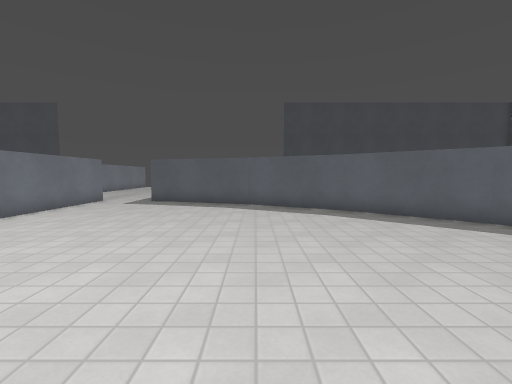
view 1 (above)

16 first-person views from a walk through a 3-D level made in the Godot game engine. The camera is 1.3 m above the floor, tilts 4° down and sees 90° across. The floor is counted in squares, 1 m on a side. Each view is taken from the middle of a square. On the plan, view 1 faces up. The plan holds only what a view shows up to about 13 squares ahead; the rest is blank. The place goes on beyond the plan. Surface patterns are stand-ins for the level's own textures.

view 2
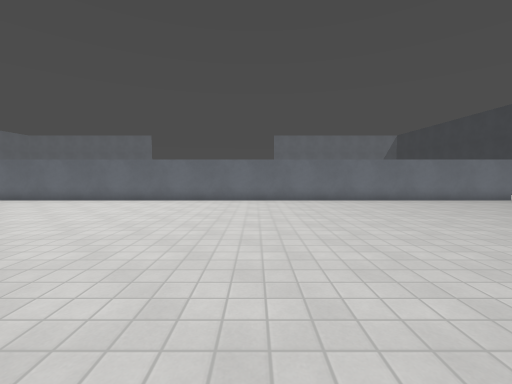

view 3
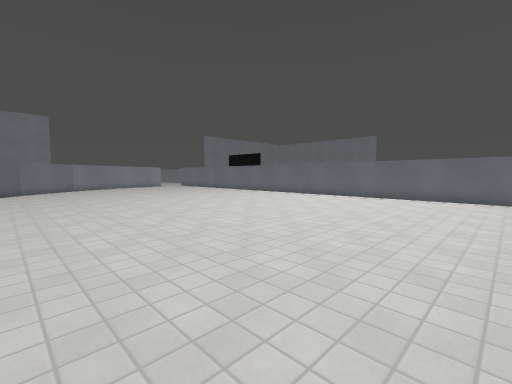

view 4
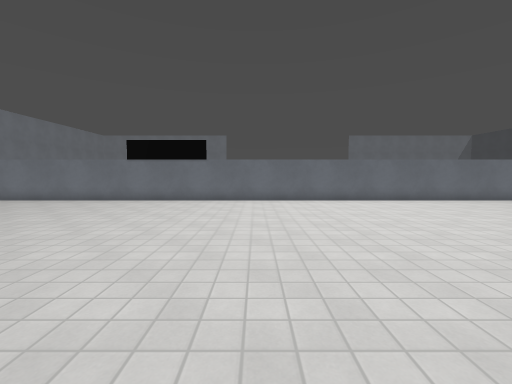

view 5
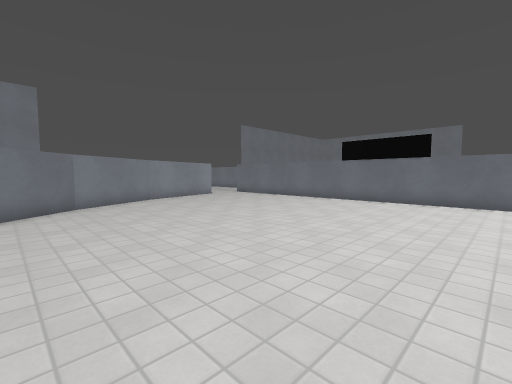

view 6
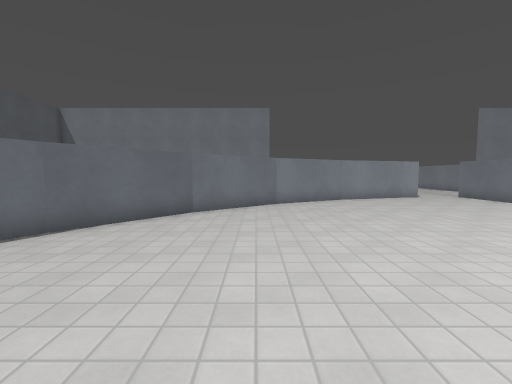

view 7
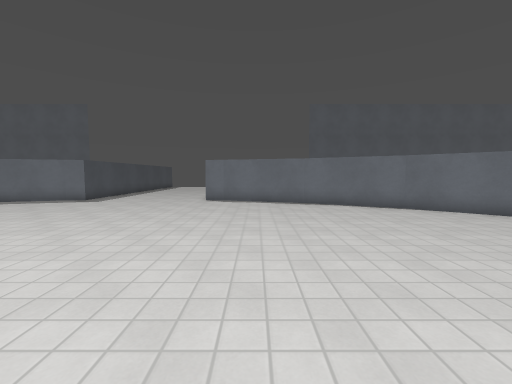

view 8
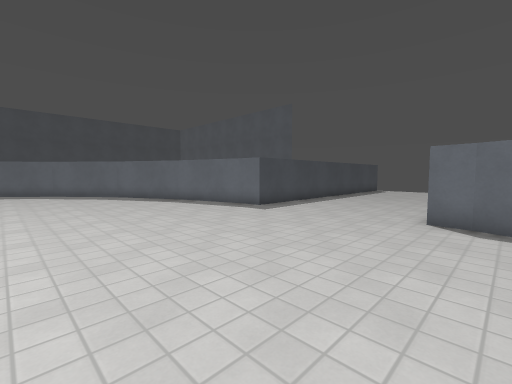

view 9
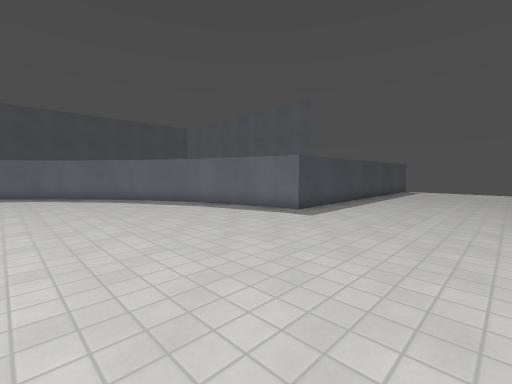

view 10
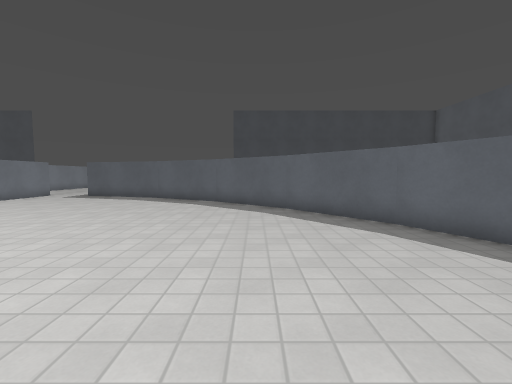

view 11
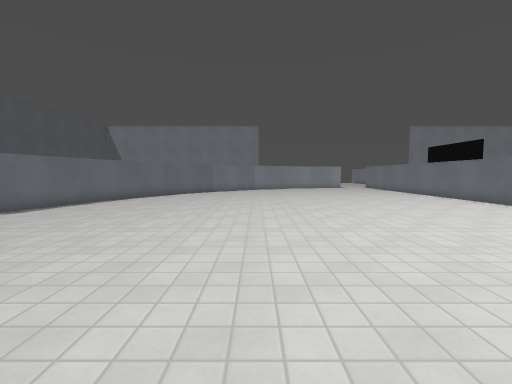

view 12
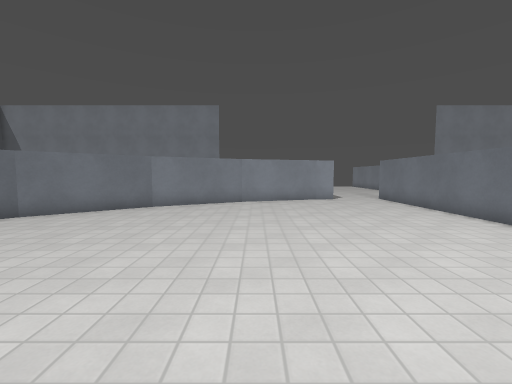

view 13
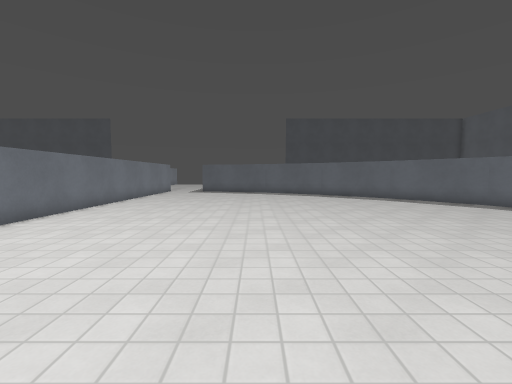

view 14
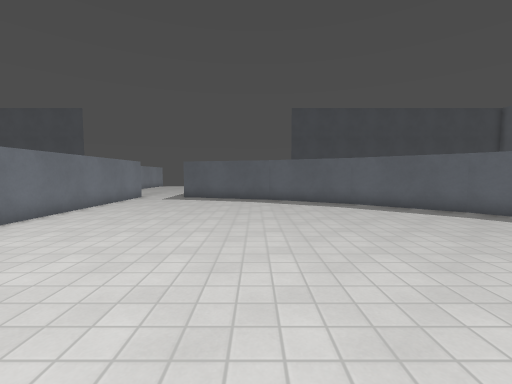

view 15
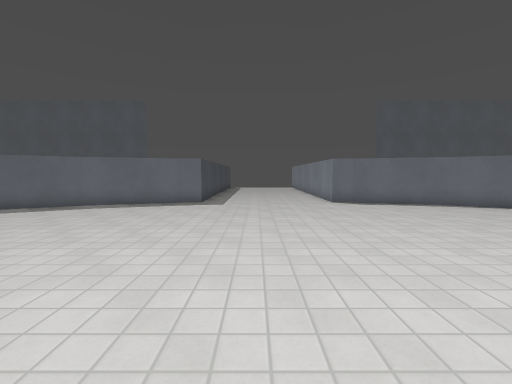

view 16
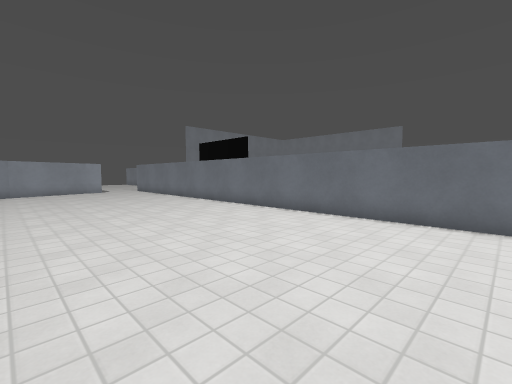

### Floor plan
Points are (right, up) in squares from view 1. A wall is a line through its corners. A room is listed if a view was taken in it or the views show most of it. See-through windows are left out.
Room 1 (views 1, 2, 3, 4, 5, 6, 7, 8, 9, 10, 11, 12, 13, 14, 15, 16)
walls: (-7.5, 0.5) (-7.5, -15.5); (-7.5, -19.4) (-7.5, -26.5); (11.6, -11.5) (11.7, -10.5) (12.5, -10.5); (10.5, -15.2) (11.6, -11.3); (8.6, -18.7) (10.5, -15.1); (10.5, 0.1) (8.6, 3.7); (6.1, -21.7) (8.7, -18.6); (12.5, -4.5) (11.7, -4.5) (11.6, -3.6) (10.5, 0.2); (8.7, 3.6) (6.1, 6.7); (3, -24.2) (6.1, -21.6); (6.2, 6.6) (3, 9.2); (-0.4, -26) (3.2, -24.1); (-7.5, 10.5) (-7.5, 4.4); (-2, -26.5) (-0.3, -25.9); (3.2, 9.1) (0.6, 10.5)
objects: other object (-8, -19) to (-8, -16)

Positions as (right, up) in squares from view 1, and headings:
1: (0, 0), facing up
2: (5, 0), facing left
3: (7, -1), facing down-left
4: (5, -13), facing left
5: (5, -13), facing down-left
6: (4, -13), facing down
7: (-1, -13), facing right
8: (4, -12), facing up-right
9: (4, -10), facing up-right
10: (5, -3), facing up
11: (3, -3), facing down
12: (-1, -14), facing down
13: (-1, -7), facing up
14: (-1, -2), facing up
15: (0, -7), facing right
16: (0, -7), facing down-left
